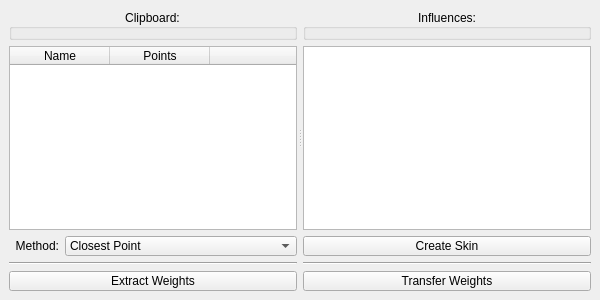
<?xml version="1.0" encoding="UTF-8"?>
<ui version="4.0">
 <class>QEzTransferWeights</class>
 <widget class="QMainWindow" name="QEzTransferWeights">
  <property name="geometry">
   <rect>
    <x>0</x>
    <y>0</y>
    <width>600</width>
    <height>300</height>
   </rect>
  </property>
  <property name="minimumSize">
   <size>
    <width>300</width>
    <height>300</height>
   </size>
  </property>
  <property name="windowTitle">
   <string>|| Ez Transfer Weights</string>
  </property>
  <widget class="QWidget" name="mainWidget">
   <layout class="QVBoxLayout" name="verticalLayout_2">
    <item>
     <widget class="QSplitter" name="mainSplitter">
      <property name="sizePolicy">
       <sizepolicy hsizetype="Expanding" vsizetype="Expanding">
        <horstretch>0</horstretch>
        <verstretch>0</verstretch>
       </sizepolicy>
      </property>
      <property name="orientation">
       <enum>Qt::Horizontal</enum>
      </property>
      <property name="handleWidth">
       <number>6</number>
      </property>
      <widget class="QWidget" name="clipboardWidget" native="true">
       <property name="sizePolicy">
        <sizepolicy hsizetype="Expanding" vsizetype="Expanding">
         <horstretch>0</horstretch>
         <verstretch>0</verstretch>
        </sizepolicy>
       </property>
       <layout class="QVBoxLayout" name="clipboardLayout">
        <property name="leftMargin">
         <number>0</number>
        </property>
        <property name="topMargin">
         <number>0</number>
        </property>
        <property name="rightMargin">
         <number>0</number>
        </property>
        <property name="bottomMargin">
         <number>0</number>
        </property>
        <item>
         <widget class="QGroupBox" name="clipboardHeader">
          <property name="title">
           <string>Clipboard:</string>
          </property>
          <property name="alignment">
           <set>Qt::AlignCenter</set>
          </property>
          <property name="flat">
           <bool>true</bool>
          </property>
         </widget>
        </item>
        <item>
         <widget class="QTableWidget" name="clipboardTableWidget">
          <property name="styleSheet">
           <string notr="true">QTableWidget::item { height: 24px; }</string>
          </property>
          <property name="horizontalScrollBarPolicy">
           <enum>Qt::ScrollBarAlwaysOff</enum>
          </property>
          <property name="editTriggers">
           <set>QAbstractItemView::NoEditTriggers</set>
          </property>
          <property name="alternatingRowColors">
           <bool>true</bool>
          </property>
          <property name="selectionMode">
           <enum>QAbstractItemView::SingleSelection</enum>
          </property>
          <property name="selectionBehavior">
           <enum>QAbstractItemView::SelectRows</enum>
          </property>
          <attribute name="horizontalHeaderMinimumSectionSize">
           <number>24</number>
          </attribute>
          <attribute name="horizontalHeaderHighlightSections">
           <bool>false</bool>
          </attribute>
          <attribute name="horizontalHeaderStretchLastSection">
           <bool>false</bool>
          </attribute>
          <attribute name="verticalHeaderMinimumSectionSize">
           <number>24</number>
          </attribute>
          <attribute name="verticalHeaderDefaultSectionSize">
           <number>24</number>
          </attribute>
          <attribute name="verticalHeaderStretchLastSection">
           <bool>false</bool>
          </attribute>
          <column>
           <property name="text">
            <string>Name</string>
           </property>
          </column>
          <column>
           <property name="text">
            <string>Points</string>
           </property>
          </column>
          <column>
           <property name="text">
            <string/>
           </property>
          </column>
         </widget>
        </item>
        <item>
         <widget class="QWidget" name="methodWidget" native="true">
          <layout class="QHBoxLayout" name="horizontalLayout">
           <property name="leftMargin">
            <number>0</number>
           </property>
           <property name="topMargin">
            <number>0</number>
           </property>
           <property name="rightMargin">
            <number>0</number>
           </property>
           <property name="bottomMargin">
            <number>0</number>
           </property>
           <item>
            <widget class="QLabel" name="methodLabel">
             <property name="sizePolicy">
              <sizepolicy hsizetype="Fixed" vsizetype="Fixed">
               <horstretch>0</horstretch>
               <verstretch>0</verstretch>
              </sizepolicy>
             </property>
             <property name="minimumSize">
              <size>
               <width>50</width>
               <height>20</height>
              </size>
             </property>
             <property name="maximumSize">
              <size>
               <width>50</width>
               <height>20</height>
              </size>
             </property>
             <property name="text">
              <string>Method:</string>
             </property>
             <property name="alignment">
              <set>Qt::AlignRight|Qt::AlignTrailing|Qt::AlignVCenter</set>
             </property>
            </widget>
           </item>
           <item>
            <widget class="QComboBox" name="methodComboBox">
             <property name="sizePolicy">
              <sizepolicy hsizetype="Expanding" vsizetype="Fixed">
               <horstretch>0</horstretch>
               <verstretch>0</verstretch>
              </sizepolicy>
             </property>
             <property name="minimumSize">
              <size>
               <width>0</width>
               <height>20</height>
              </size>
             </property>
             <property name="maximumSize">
              <size>
               <width>16777215</width>
               <height>20</height>
              </size>
             </property>
             <item>
              <property name="text">
               <string>Closest Point</string>
              </property>
             </item>
             <item>
              <property name="text">
               <string>Inverse Distance</string>
              </property>
             </item>
             <item>
              <property name="text">
               <string>Point on Surface</string>
              </property>
             </item>
             <item>
              <property name="text">
               <string>Skin Wrap</string>
              </property>
             </item>
            </widget>
           </item>
          </layout>
         </widget>
        </item>
        <item>
         <widget class="Line" name="clipboardFooter">
          <property name="orientation">
           <enum>Qt::Horizontal</enum>
          </property>
         </widget>
        </item>
       </layout>
      </widget>
      <widget class="QWidget" name="influenceWidget" native="true">
       <property name="sizePolicy">
        <sizepolicy hsizetype="Expanding" vsizetype="Expanding">
         <horstretch>0</horstretch>
         <verstretch>0</verstretch>
        </sizepolicy>
       </property>
       <layout class="QVBoxLayout" name="influenceLayout">
        <property name="leftMargin">
         <number>0</number>
        </property>
        <property name="topMargin">
         <number>0</number>
        </property>
        <property name="rightMargin">
         <number>0</number>
        </property>
        <property name="bottomMargin">
         <number>0</number>
        </property>
        <item>
         <widget class="QGroupBox" name="influenceHeader">
          <property name="title">
           <string>Influences:</string>
          </property>
          <property name="alignment">
           <set>Qt::AlignCenter</set>
          </property>
          <property name="flat">
           <bool>true</bool>
          </property>
         </widget>
        </item>
        <item>
         <widget class="QListWidget" name="influenceListWidget">
          <property name="styleSheet">
           <string notr="true">QListWidget::item { height: 24px; }</string>
          </property>
          <property name="horizontalScrollBarPolicy">
           <enum>Qt::ScrollBarAlwaysOff</enum>
          </property>
          <property name="editTriggers">
           <set>QAbstractItemView::NoEditTriggers</set>
          </property>
          <property name="alternatingRowColors">
           <bool>true</bool>
          </property>
          <property name="selectionBehavior">
           <enum>QAbstractItemView::SelectRows</enum>
          </property>
          <property name="viewMode">
           <enum>QListView::ListMode</enum>
          </property>
          <property name="uniformItemSizes">
           <bool>true</bool>
          </property>
          <property name="itemAlignment">
           <set>Qt::AlignCenter</set>
          </property>
         </widget>
        </item>
        <item>
         <widget class="QPushButton" name="createPushButton">
          <property name="sizePolicy">
           <sizepolicy hsizetype="Expanding" vsizetype="Fixed">
            <horstretch>0</horstretch>
            <verstretch>0</verstretch>
           </sizepolicy>
          </property>
          <property name="minimumSize">
           <size>
            <width>0</width>
            <height>20</height>
           </size>
          </property>
          <property name="maximumSize">
           <size>
            <width>16777215</width>
            <height>20</height>
           </size>
          </property>
          <property name="text">
           <string>Create Skin</string>
          </property>
         </widget>
        </item>
        <item>
         <widget class="Line" name="influenceFooter">
          <property name="orientation">
           <enum>Qt::Horizontal</enum>
          </property>
         </widget>
        </item>
       </layout>
      </widget>
     </widget>
    </item>
    <item>
     <widget class="QWidget" name="buttonsWidget" native="true">
      <layout class="QHBoxLayout" name="buttonsLayout">
       <property name="leftMargin">
        <number>0</number>
       </property>
       <property name="topMargin">
        <number>0</number>
       </property>
       <property name="rightMargin">
        <number>0</number>
       </property>
       <property name="bottomMargin">
        <number>0</number>
       </property>
       <item>
        <widget class="QPushButton" name="extractPushButton">
         <property name="sizePolicy">
          <sizepolicy hsizetype="Expanding" vsizetype="Fixed">
           <horstretch>0</horstretch>
           <verstretch>0</verstretch>
          </sizepolicy>
         </property>
         <property name="minimumSize">
          <size>
           <width>0</width>
           <height>20</height>
          </size>
         </property>
         <property name="maximumSize">
          <size>
           <width>16777215</width>
           <height>20</height>
          </size>
         </property>
         <property name="text">
          <string>Extract Weights</string>
         </property>
        </widget>
       </item>
       <item>
        <widget class="QPushButton" name="transferPushButton">
         <property name="sizePolicy">
          <sizepolicy hsizetype="Expanding" vsizetype="Fixed">
           <horstretch>0</horstretch>
           <verstretch>0</verstretch>
          </sizepolicy>
         </property>
         <property name="minimumSize">
          <size>
           <width>0</width>
           <height>20</height>
          </size>
         </property>
         <property name="maximumSize">
          <size>
           <width>16777215</width>
           <height>20</height>
          </size>
         </property>
         <property name="text">
          <string>Transfer Weights</string>
         </property>
        </widget>
       </item>
      </layout>
     </widget>
    </item>
   </layout>
  </widget>
 </widget>
 <resources>
  <include location="../../dcc/ui/resources.qrc"/>
 </resources>
 <connections/>
</ui>
